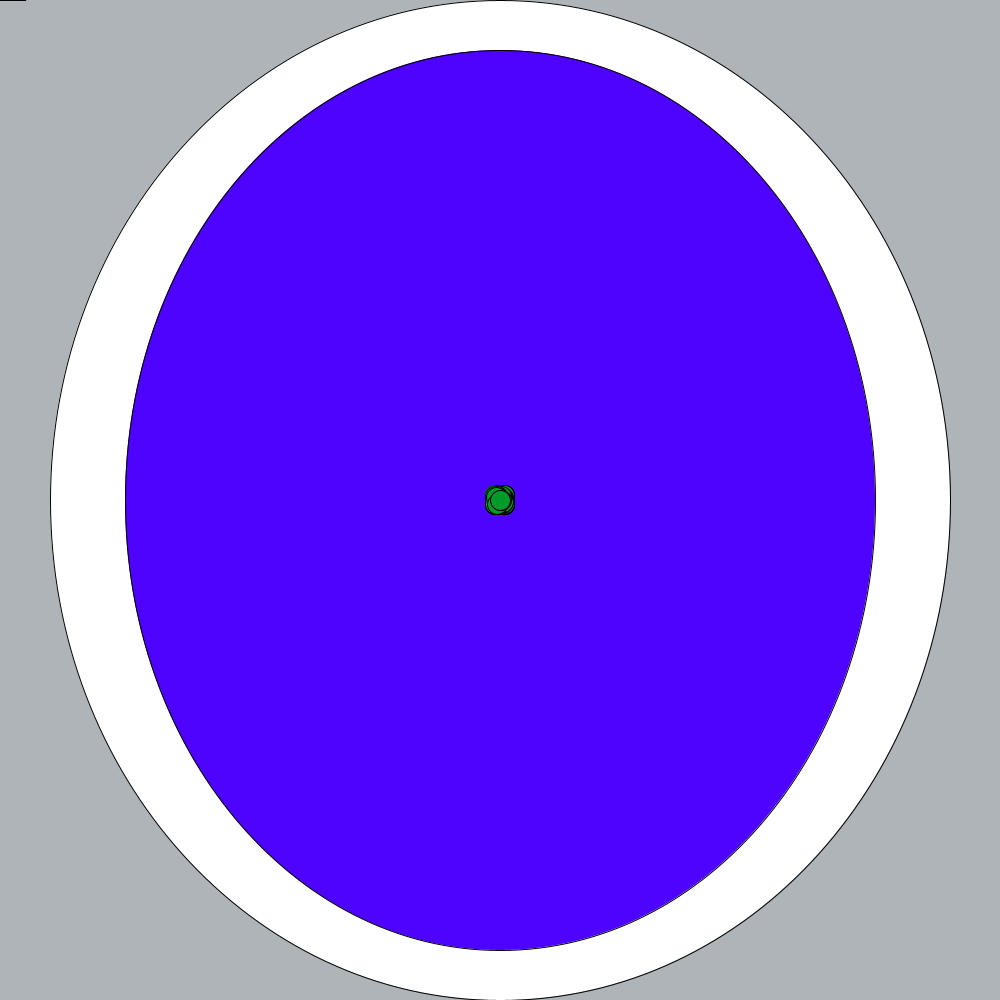
Frame 1 (no input)
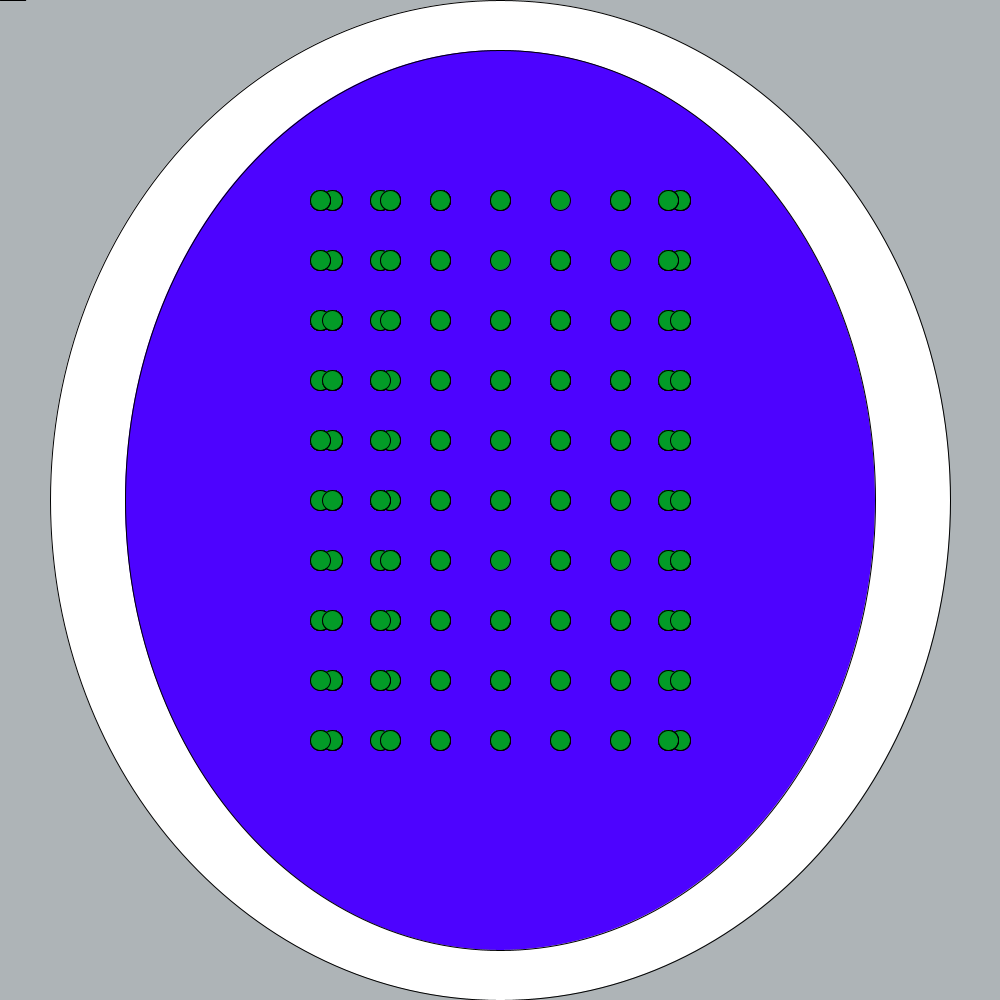
Frame 60 (the mouse pressed at the canvas centre just before this capture)
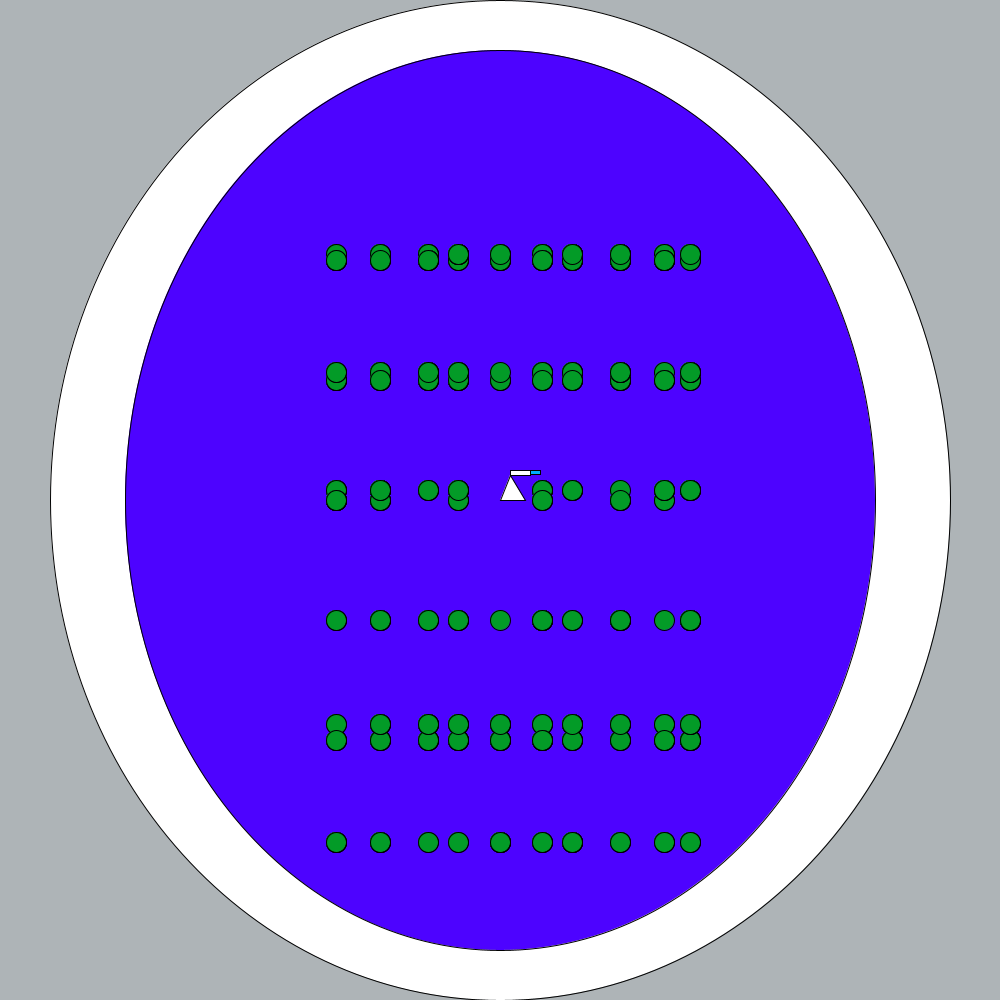
Frame 120 (the mouse held since frame 60 and released just before this capture)

The Processing sketch that drew these frames (run headless with seeded random() and noise(); from frame 60 on, the mouse is pressed at the canvas centre):

// Processing sketch: chemotaxisVijay
// ── chemotaxisVijay.pde
Bacteria [] b;
int i=0;
int score=0;
void setup()   
{     
   size(1000,1000);
   b = new Bacteria [500];
   for(int i =0; i<b.length; i++)
   {
     b[i]= new Bacteria(width/2,height/2,20);
   }
}   
void draw()   
{   
   background(#AEB4B7);
   
   fill(255);
   ellipse(500,500,900,1000);
   fill(#4D03FF);
   ellipse(500,500,750,900);
   for(int i =0; i<b.length; i++)
   {
     b[i].bounce();
     b[i].show();
     if(mousePressed)
     {
       fill(#00ACFF);
       rect(mouseX+30,mouseY-30,10,4);
       if(mouseX>b[i].x-20 && mouseX<b[i].x+20 && mouseY>b[i].y-20 && mouseY<b[i].y+20)
       {
         b[i]=new Bacteria(0,0,0);
         score++;
         System.out.println(score);
       }
     }
   }  
   b[0].killB();
   if(score>=500)
   {
     fill(#0D98FF);
     ellipse(500,500,750,900);
     fill(0);
     textSize(50);
     text("All Clean!",400,500);
   }
}  

// ── Bacteria.pde
 class Bacteria    
 {     
   private int x;
   private int y;
   private int radius;
   private int xvel;
   private int yvel;
   Bacteria(int x, int y, int radius)
   {
     this.x=x;
     this.y=y;
     this.radius=radius;
     xvel=(int)(Math.random()*10)-5;
     yvel=(int)(Math.random()*10)-5;
   }
   void bounce()
   {
     
     if(x>700 || x<300)
 xvel=-1*xvel;
 if(y>850 || y<200)
 yvel=-1*yvel;
 x = x + xvel;
 y = y + yvel;
   }
   void show()
   {
     fill(#039B27);
     ellipse(x,y,radius,radius);
   }
  void killB()
  { fill(#FFFFFF);
    triangle(mouseX,mouseY,mouseX+25,mouseY,mouseX+10,mouseY-25);
    rect(mouseX+10,mouseY-30,20,5);
  }
 }   
